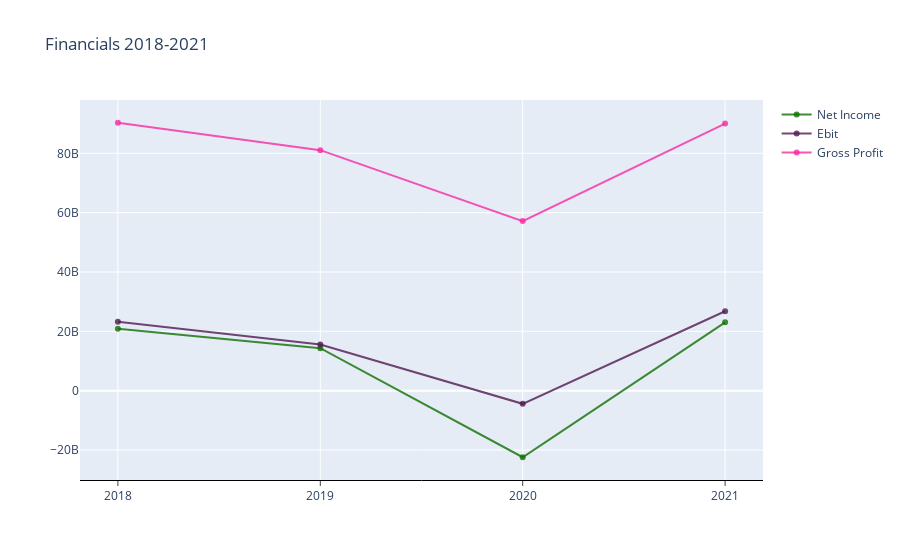

The notebook cell this image was saved under:
### Markdown cell above
## Financials

### Code cell
financials = pd.DataFrame(sec.financials)

con_fin =financials.transpose()
convert_fin = con_fin.sort_index(ascending=True)
display(convert_fin)

trace1 = go.Scatter(
    x=['2018', '2019', '2020', '2021'],
    y=convert_fin['Net Income'],
    mode='lines+markers',
    name='Net Income',
    marker=dict(color='rgba(16, 112, 2, 0.8)'),
)
trace2 = go.Scatter(
    x=['2018', '2019', '2020', '2021'],
    y=convert_fin['Ebit'],
    mode='lines+markers',
    name='Ebit',
    marker=dict(color='rgba(80, 26, 80, 0.8)'),
)
trace3 = go.Scatter(
    x=['2018', '2019', '2020', '2021'],
    y=convert_fin['Gross Profit'],
    mode='lines+markers',
    name='Gross Profit',
    marker=dict(color='rgba(247, 43, 163, 0.8)'),
)
data = [trace1, trace2, trace3]
layout = dict(
    title='Financials 2018-2021',
    xaxis=dict( 
        ticks='outside', ticklen=5, 
        zeroline=True, linewidth=1, linecolor='black'
        ))
fig = dict(data=data, layout=layout)            
py.iplot(fig)

### Figure 1 — Plotly figure (JSON) as saved in the notebook; plotly's stock layout.template omitted (floating-point values rounded to 4 significant figures)
{"data": [{"marker": {"color": "rgba(16, 112, 2, 0.8)"}, "mode": "lines+markers", "name": "Net Income", "type": "scatter", "x": ["2018", "2019", "2020", "2021"], "y": [20840000000, 14340000000, -22440000000, 23040000000]}, {"marker": {"color": "rgba(80, 26, 80, 0.8)"}, "mode": "lines+markers", "name": "Ebit", "type": "scatter", "x": ["2018", "2019", "2020", "2021"], "y": [23267000000, 15545000000, -4432000000, 26780000000]}, {"marker": {"color": "rgba(247, 43, 163, 0.8)"}, "mode": "lines+markers", "name": "Gross Profit", "type": "scatter", "x": ["2018", "2019", "2020", "2021"], "y": [90308000000, 81066000000, 57157000000, 90045000000]}], "layout": {"title": {"text": "Financials 2018-2021"}, "xaxis": {"linecolor": "black", "linewidth": 1, "ticklen": 5, "ticks": "outside", "zeroline": true}}}
